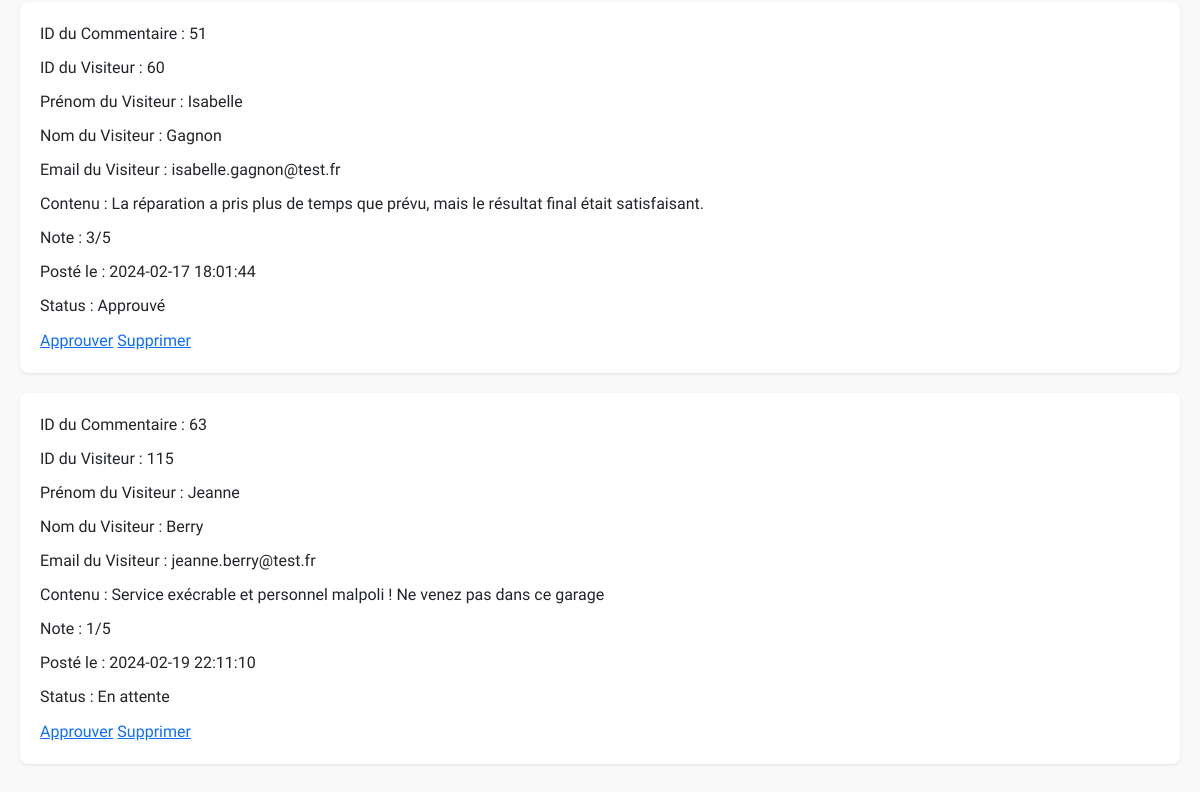
The app's page /admin/manage_comments.php (signed in, lower part), older data.
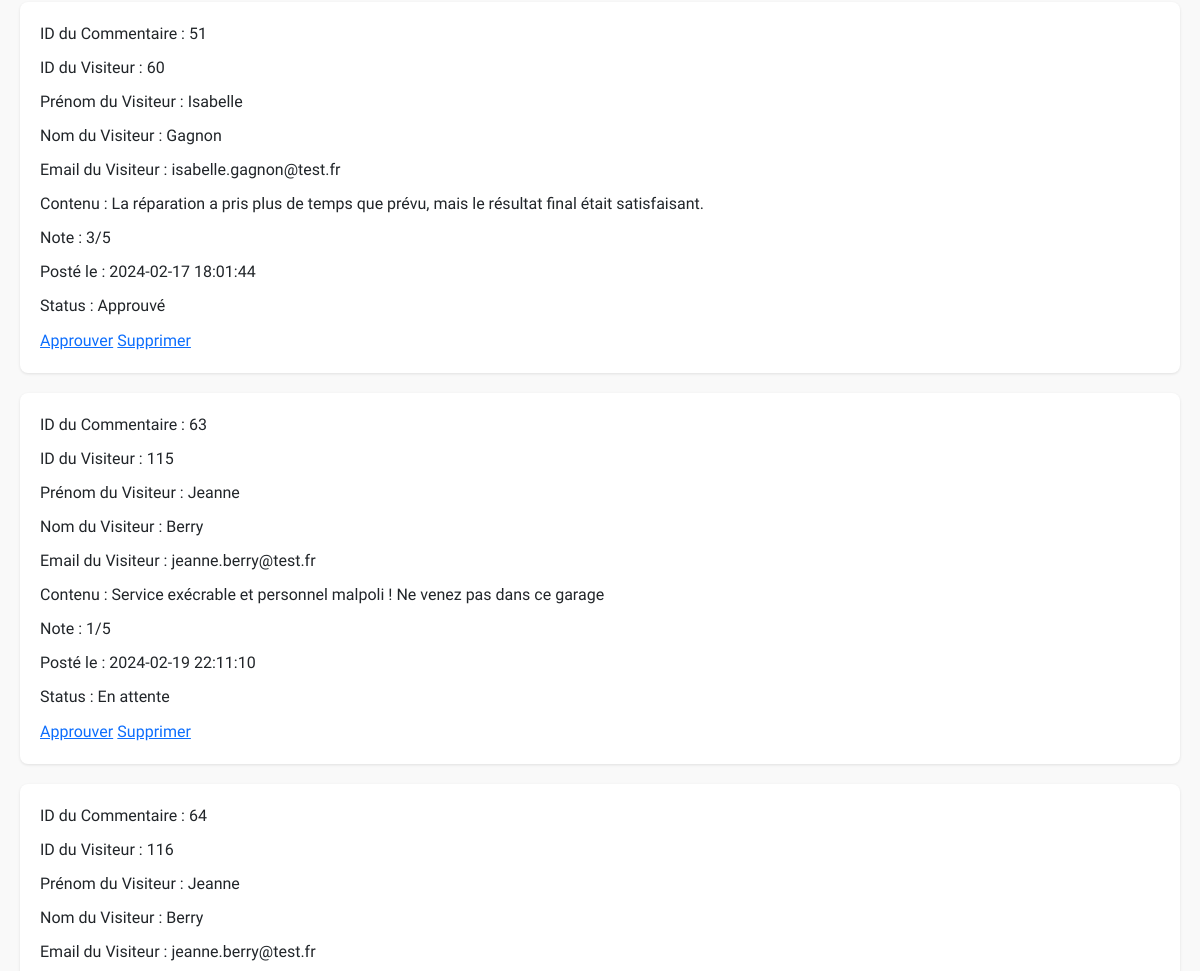
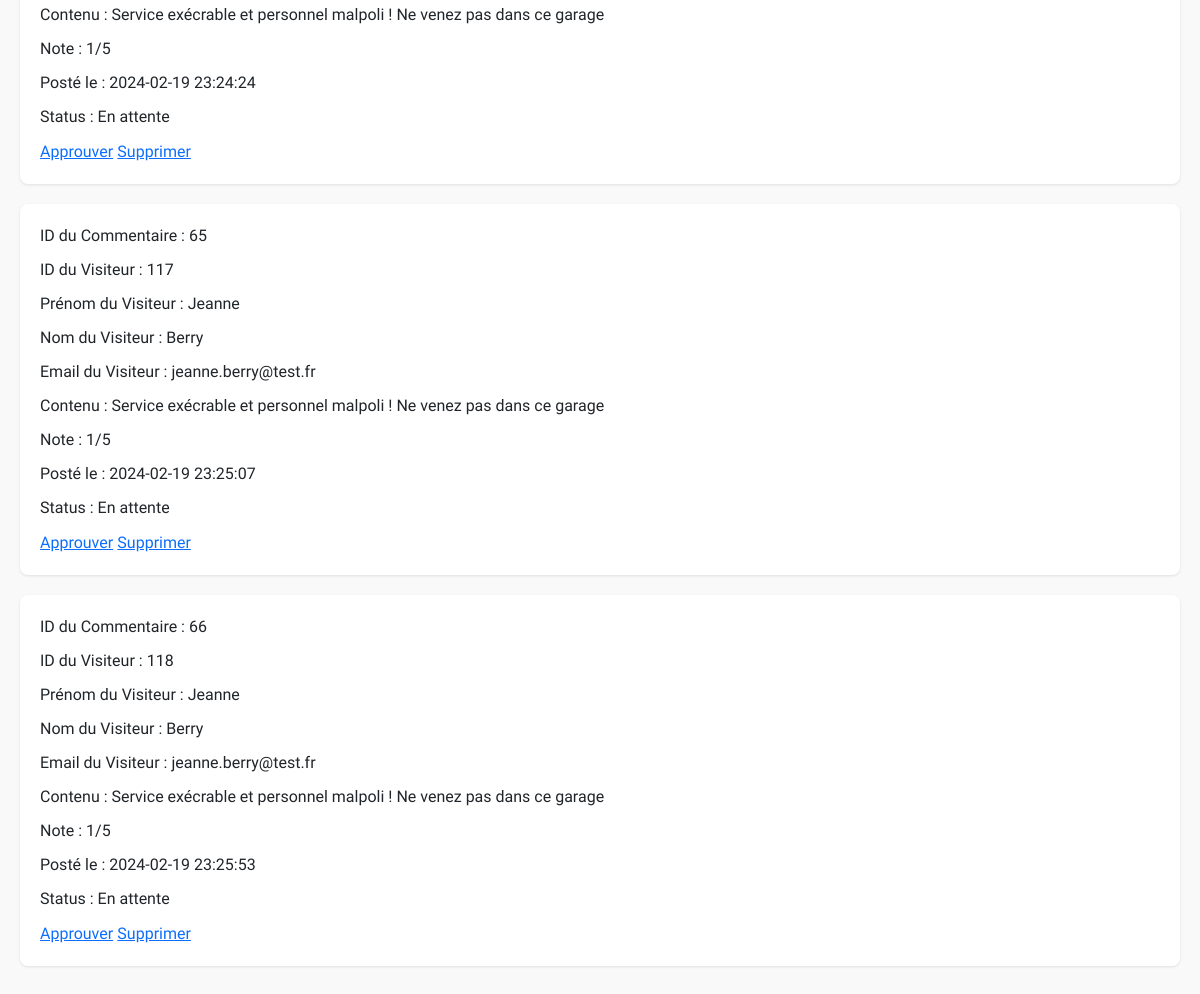
The same page, newer data (2 pictures, top to bottom).
### tables this page shows
CREATE TABLE IF NOT EXISTS `comments` (
  `id` int(11) NOT NULL AUTO_INCREMENT,
  `visitor_id` int(11) DEFAULT NULL,
  `firstname` varchar(255) DEFAULT NULL,
  `lastname` varchar(255) DEFAULT NULL,
  `content` text DEFAULT NULL,
  `is_approved` tinyint(1) DEFAULT 0,
  `rating` int(11) DEFAULT NULL,
  `submitted_at` datetime DEFAULT NULL,
  PRIMARY KEY (`id`),
  KEY `fk_visitor_id` (`visitor_id`)
);

CREATE TABLE IF NOT EXISTS `visitors` (
  `id` int(11) NOT NULL AUTO_INCREMENT,
  `firstname` varchar(255) DEFAULT NULL,
  `lastname` varchar(255) DEFAULT NULL,
  `email` varchar(100) DEFAULT NULL,
  PRIMARY KEY (`id`)
);

### admin/manage_comments.php (the view, shortened to what this page needs)
<?php
require_once '../includes/db.php';
$stmt = $conn->query("SELECT comments.*, visitors.id AS visitor_id, visitors.firstname, visitors.lastname, visitors.email FROM comments JOIN visitors ON comments.visitor_id = visitors.id");
$comments = $stmt->fetchAll();
require_once '../includes/admin_header.php';
?>
<!DOCTYPE html>
<html lang="fr">
<head>
    <link rel="stylesheet" href="../css/global.css">
    <link rel="stylesheet" href="../css/admin.css">
    <link href="https://stackpath.bootstrapcdn.com/bootstrap/5.2.3/css/bootstrap.min.css" rel="stylesheet">
</head>
<body>
    <main>
        <section class="admin-comments-management">
            <?php foreach ($comments as $comment): ?>
                <div class="comment">
                    <p>ID du Commentaire : <?php echo $comment['id']; ?></p>
                    <p>ID du Visiteur : <?php echo $comment['visitor_id']; ?></p>
                    <p>Prénom du Visiteur : <?php echo htmlspecialchars($comment['firstname']); ?></p>
                    <p>Nom du Visiteur : <?php echo htmlspecialchars($comment['lastname']); ?></p>
                    <p>Email du Visiteur : <?php echo htmlspecialchars($comment['email']); ?></p>
                    <p>Contenu : <?php echo htmlspecialchars($comment['content']); ?></p>
                    <p>Note : <?php echo $comment['rating']; ?>/5</p>
                    <p>Posté le : <?php echo $comment['submitted_at']; ?></p>
                    <p>Status : <?php echo $comment['is_approved'] ? 'Approuvé' : 'En attente'; ?></p>
                    <a href="approve_comment.php?id=<?php echo $comment['id']; ?>">Approuver</a>
                    <a href="delete_comment.php?id=<?= $comment['id']; ?>" onclick="return confirm('Êtes-vous sûr de vouloir supprimer ce commentaire ?');">Supprimer</a>
                </div>
            <?php endforeach; ?>
        </section>
    </main>
</body>
</html>

### includes/admin_header.php (shortened to what this page needs)
<?php
$rootPath = '../';
?>
<!DOCTYPE html>
<html lang="fr">
<head>
    <link rel="stylesheet" href="<?php echo $rootPath; ?>css/global.css">
    <link rel="stylesheet" href="<?php echo $rootPath; ?>css/admin.css">
    <link href="https://stackpath.bootstrapcdn.com/bootstrap/5.2.3/css/bootstrap.min.css" rel="stylesheet">
</head>
<body>
</body>

### css/global.css (style rules this page uses)
body, html { margin: 0; padding: 0; font-family: 'Fira Sans', sans-serif; overflow-x: hidden; overflow-y: auto; }

### css/admin.css (style rules this page uses)
.admin-comments-management { background: #f9f9f9; padding: 20px; border-radius: 8px; box-shadow: 0 2px 4px rgba(0,0,0,0.1); margin: 20px auto; width: auto; }
.comment { background-color: #ffffff; padding: 20px; border-radius: 8px; box-shadow: 0 1px 3px rgba(0,0,0,0.1); margin-bottom: 20px; }
.comment p { margin-bottom: 10px; }

Row changes from the older to the newer data that the page shows:
added comments: id "64", visitor "116", visitor.firstname "Jeanne", visitor.lastname "Berry", visitor.email "jeanne.berry@test.fr", content "Service exécrable et personnel malpoli ! Ne venez pas dans ce garage", rating "1", submitted_at "2024-02-19 23:24:24", is_approved "En attente"
added comments: id "65", visitor "117", visitor.firstname "Jeanne", visitor.lastname "Berry", visitor.email "jeanne.berry@test.fr", content "Service exécrable et personnel malpoli ! Ne venez pas dans ce garage", rating "1", submitted_at "2024-02-19 23:25:07", is_approved "En attente"
added comments: id "66", visitor "118", visitor.firstname "Jeanne", visitor.lastname "Berry", visitor.email "jeanne.berry@test.fr", content "Service exécrable et personnel malpoli ! Ne venez pas dans ce garage", rating "1", submitted_at "2024-02-19 23:25:53", is_approved "En attente"
